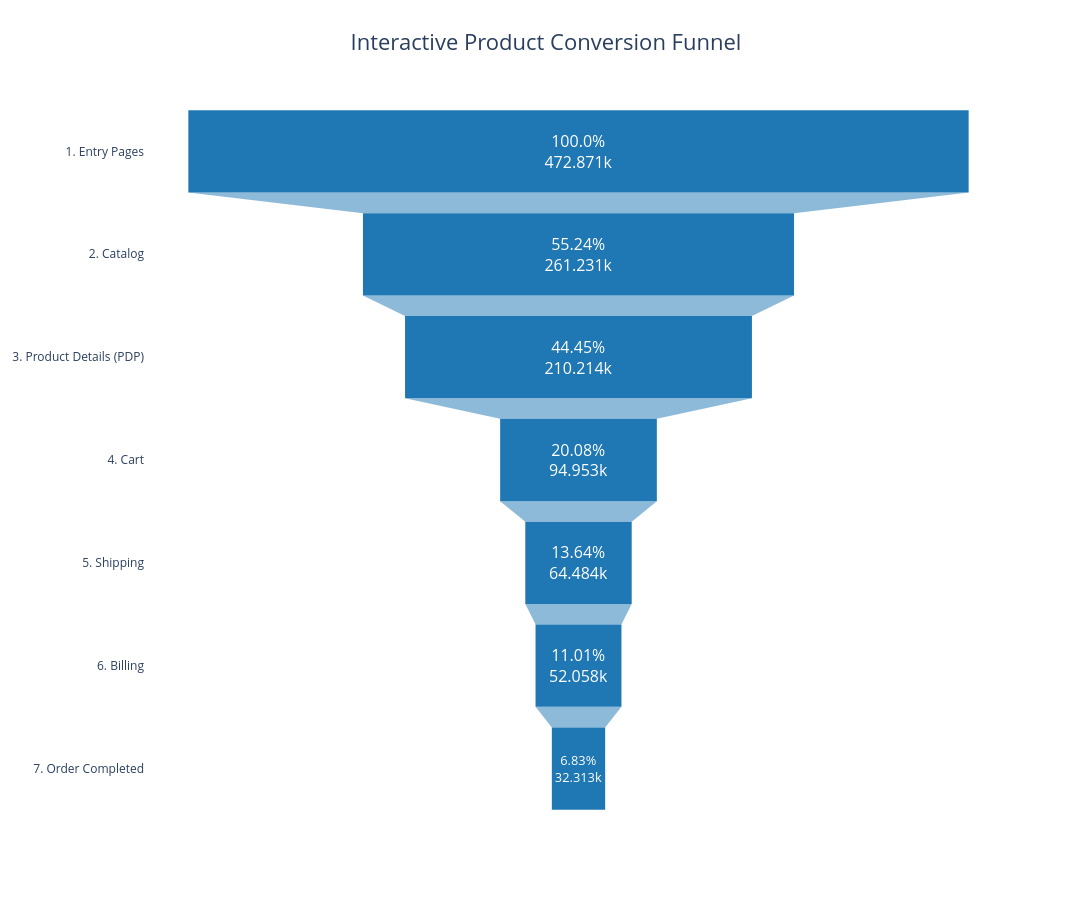

Notebook code for this chart:
### Code cell
step_names = {
    'total_entries': '1. Entry Pages',
    'total_catalog': '2. Catalog',
    'total_pdp': '3. Product Details (PDP)',
    'total_cart': '4. Cart',
    'total_shipping': '5. Shipping',
    'total_billing': '6. Billing',
    'total_completed': '7. Order Completed'
}

conversion_metrics_df['funnel_step'] = conversion_metrics_df['funnel_step'].replace(step_names)

conversion_metrics_df['custom_label'] = conversion_metrics_df['overall_conversion_pct'].astype(str) + '%'

fig = px.funnel(
    conversion_metrics_df, 
    x='users_count', 
    y='funnel_step',
    text='custom_label', 
    title='Interactive Product Conversion Funnel',
    labels={
        'users_count': 'Total Users', 
        'funnel_step': 'Step in Funnel'
    },
    color_discrete_sequence=['#1f77b4']
)

fig.update_traces(
    textposition='inside',
    textfont=dict(size=16, color='white') 
)

fig.update_layout(
    height=900,            
    width=1400,            
    title_font_size=22,
    title_x=0.5,           
    plot_bgcolor='rgba(0,0,0,0)',
    yaxis_title=None       
)

fig.show()

### Figure 1 — Plotly figure (JSON) as saved in the notebook; plotly's stock layout.template omitted (floating-point values rounded to 4 significant figures)
{"data": [{"hovertemplate": "Total Users=%{x}<br>Step in Funnel=%{y}<br>custom_label=%{text}<extra></extra>", "legendgroup": "", "marker": {"color": "#1f77b4"}, "name": "", "orientation": "h", "showlegend": false, "text": ["100.0%", "55.24%", "44.45%", "20.08%", "13.64%", "11.01%", "6.83%"], "textfont": {"color": "white", "size": 16}, "textposition": "inside", "type": "funnel", "x": [472900.0, 261200.0, 210200.0, 94950.0, 64480.0, 52060.0, 32310.0], "xaxis": "x", "y": ["1. Entry Pages", "2. Catalog", "3. Product Details (PDP)", "4. Cart", "5. Shipping", "6. Billing", "7. Order Completed"], "yaxis": "y"}], "layout": {"height": 900, "legend": {"tracegroupgap": 0}, "plot_bgcolor": "rgba(0,0,0,0)", "title": {"font": {"size": 22}, "text": "Interactive Product Conversion Funnel", "x": 0.5}, "width": 1400, "xaxis": {"anchor": "y", "domain": [0, 1], "title": {"text": "Total Users"}}, "yaxis": {"anchor": "x", "domain": [0, 1], "title": {}}}}
